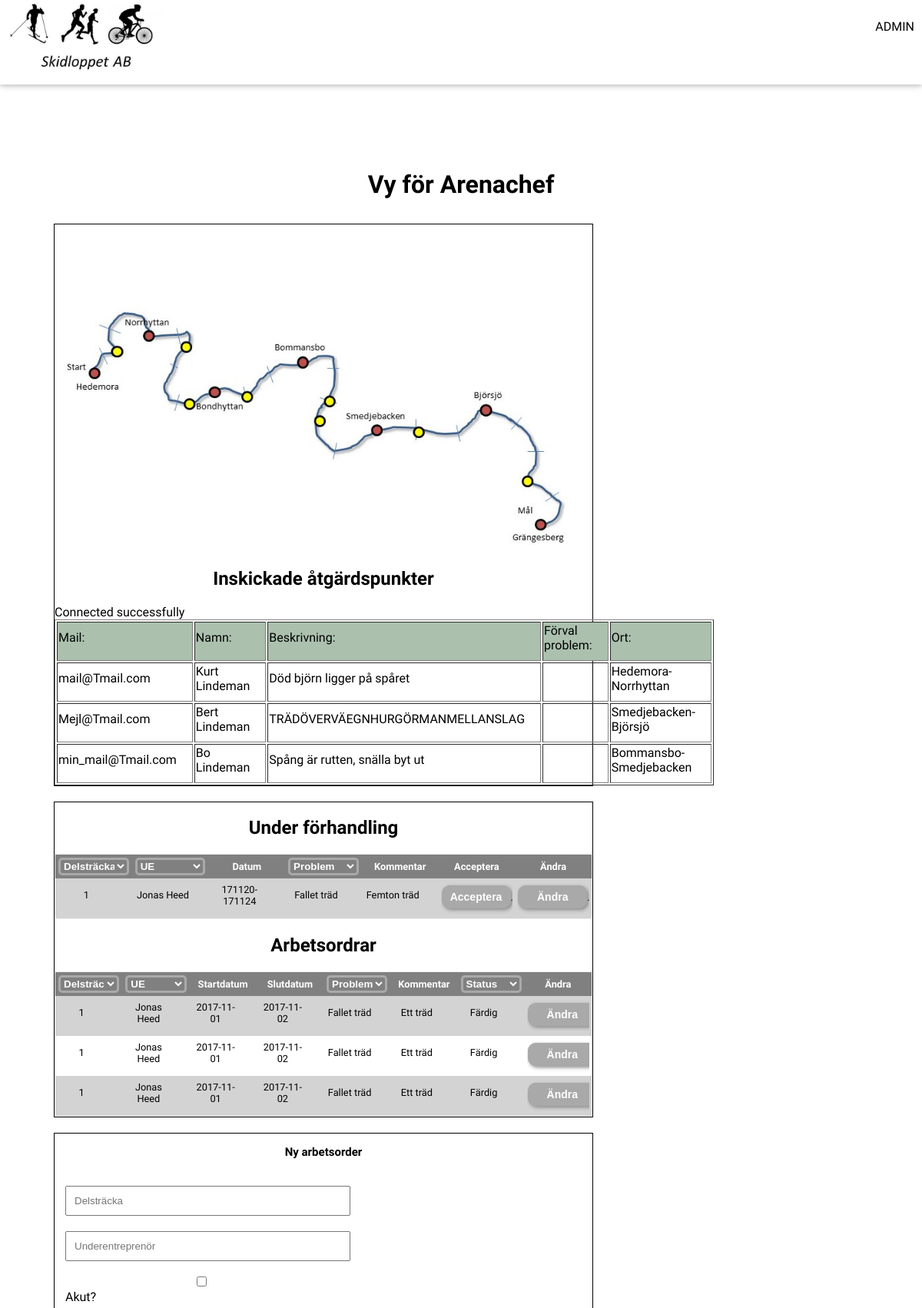
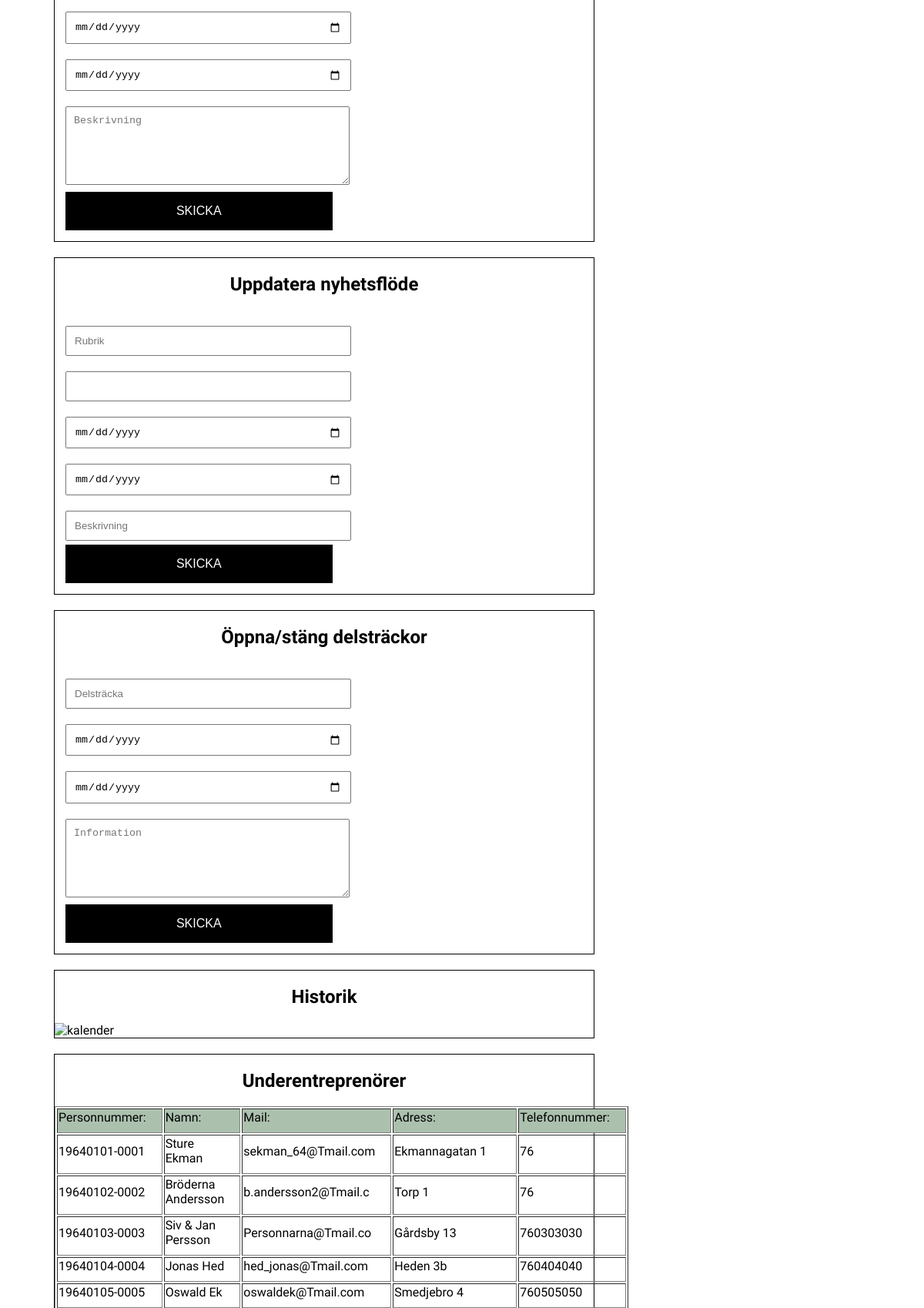
Screenshot of /arenachef.php (upper part) with the database file from the repository (2 pictures, top to bottom).
### tables this page shows
CREATE TABLE report(  

	rID INT auto_increment,
    rMail VARCHAR(30),
    rName VARCHAR(30),  
    rDescr TINYTEXT,  
    probChoice VARCHAR(30),  
	rOrt VARCHAR(30),
    rDate date,
    
    FOREIGN KEY (rOrt) REFERENCES orter(oOrt),    
	PRIMARY KEY (rID)
    
    
);

CREATE TABLE anv(  
    
    aPnr CHAR(13),
    aPassw VARCHAR(20),
    aUsern VARCHAR(20),
    aNamn VARCHAR(20),
    aMail VARCHAR(20),
    aAdress VARCHAR(30),
    aTel INT(10),
    aTyp INT(1),  
    
    PRIMARY KEY (aPnr)
    
);

### functions.php (the view, shortened to what this page needs)
<?php
$servername = "wwwlab.iit.his.se";
$username = "sqllab";
$password = "Tomten2009";
try {
    $conn = new PDO("mysql:host=$servername;dbname=KapishAB", $username, $password);
    $conn->setAttribute(PDO::ATTR_ERRMODE, PDO::ERRMODE_EXCEPTION);
	echo "Connected successfully<br>";
function AC_view_AUProblem(){
		global $conn;
		echo "<table border='1'>";
			echo "<tr>";
				echo "<td style='background-color:#ABC1AE;'> Mail: </td>";
				echo "<td style='background-color:#ABC1AE;'> Namn: </td>";
				echo "<td style='background-color:#ABC1AE;'> Beskrivning: </td>";
				echo "<td style='background-color:#ABC1AE;'> Förval problem: </td>";
				echo "<td style='background-color:#ABC1AE;'> Ort: </td>";
			echo "</tr>";
			foreach($conn->query( 'SELECT * FROM report;' ) as $row){
				echo "<tr>";
				echo "<td>".$row['rMail']."</td>";
				echo "<td>".$row['rName']."</td>";
				echo "<td>".$row['rDescr']."</td>";
				echo "<td>".$row['probChoice']."</td>";
				echo "<td>".$row['rOrt']."</td>";
				echo "</tr>";
			}
		echo "</table>";
}
function AU_view_UE(){
		global $conn;
		echo "<table border='1'>";
			echo "<tr>";
				echo "<td style='background-color:#ABC1AE;'> Personnummer: </td>";
				echo "<td style='background-color:#ABC1AE;'> Namn: </td>";
				echo "<td style='background-color:#ABC1AE;'> Mail: </td>";
				echo "<td style='background-color:#ABC1AE;'> Adress: </td>";
				echo "<td style='background-color:#ABC1AE;'> Telefonnummer: </td>";
			echo "</tr>";
			foreach($conn->query( "SELECT * FROM anv where aTyp='1';" ) as $row){
				echo "<tr>";
				echo "<td>".$row['aPnr']."</td>";
				echo "<td>".$row['aNamn']."</td>";
				echo "<td>".$row['aMail']."</td>";
				echo "<td>".$row['aAdress']."</td>";
				echo "<td>".$row['aTel']."</td>";
				echo "</tr>";
			}
		echo "</table>";
}
}
catch(PDOException $e){
    echo "Connection failed: " . $e->getMessage();
}
?>

### header.php (shortened to what this page needs)
<!DOCTYPE html>
<html>
<head>
	<link rel="stylesheet" href="stil.css">
	<link rel="stylesheet" href="https://cdnjs.cloudflare.com/ajax/libs/font-awesome/4.7.0/css/font-awesome.min.css">
	<link href="lightbox2-master/src/css/lightbox.css" rel="stylesheet">
</head>
<body>
<header>
	<a href="index.php"><img src="images/Logotype.jpg" alt="logga" id="logga"></a>
	<nav id="headerright">
		<div class="meny"><a href="admin.php">ADMIN</a></div>
	</nav>
</header>

### arenachef.php (shortened to what this page needs)
<?php include 'header.php';?>
<main id="start">
    <h1>Vy för Arenachef</h1>
	<div class="flex">
		<img src="images/BilderKartor3.jpg" alt="Karta" id="kartaindex">
		<h2>Inskickade åtgärdspunkter</h2>
		<?php
		include 'functions.php';
		AC_view_AUProblem();
		?>
	</div>
		<?php include 'arbetsorder.php';?>
	<div class="flex">
		<h2>Uppdatera nyhetsflöde</h2>
	    <form action="arenachef.php" method="post">
			<input type="text" name="nHeader" placeholder="Rubrik">
			<input list="nOrt" name="nOrt">
			<input type="date" name="nStartDate" placeholder="Startdatum">
			<input type="date" name="nEndDate" placeholder="Slutdatum">
			<input type="text" name="article"  placeholder="Beskrivning"><br>
			<button class="knapp" type="submit">
				SKICKA
			  </button>
		</form>
	</div>
	<div class="flex">
		<h2>Öppna/stäng delsträckor</h2>
			<form action="kontakt.php" method="post">
				<input type="tel" name="del"  placeholder="Delsträcka">
				<input type="date" name="start" placeholder="Startdatum">
				<input type="date" name="slut" placeholder="Slutdatum">
				<textarea name="comment" placeholder="Information"></textarea><br>
				<button class="knapp" type="submit">
					SKICKA
				</button>
			</form>
	</div>
<div class="flex">
	<h2>Historik</h2>
	<img src="images/kalender.png" alt="kalender" id="kalender"/>
   </div>
   <div class="flex">
    <h2>Underentreprenörer</h2>
   <?php AU_view_UE(); ?>
   </div>
</main>
<?php include 'footer.php';?>

### arbetsorder.php (shortened to what this page needs)
<div class="flex">
   <h2>Under förhandling</h2>
    <table id="tabellstracka">
		<tr>
			<th>
				<select class="scroll">
					<option>Delsträcka</option>
				</select>
			</th>
			<th>
				<select class="scroll">
					<option>UE</option>
				</select>
			</th>
			<th>Datum</th>
			<th>
				<select class="scroll">
					<option>Problem</option>
				</select>
			</th>
			<th>Kommentar</th>
			<th>Acceptera</th>
			<th>Ändra</th>
		</tr>
		<tr>
			<td>1</td>
			<td>Jonas Heed</td>
			<td>171120-171124</td>
			<td>Fallet träd</td>
			<td>Femton träd</td>
			<td><button class="minbutton">Acceptera</button></td>
			<td><button class="minbutton">Ändra</button></td>
		</tr>
	</table>
 <h2>Arbetsordrar</h2>
    <table id="tabellstracka">
		<tr>
			<th>
				<select class="scroll">
					<option>Delsträcka</option>
				</select>
			</th>
			<th>
				<select class="scroll">
					<option>UE</option>
				</select>
			</th>
			<th>Startdatum</th>
			<th>Slutdatum</th>
			<th>
				<select class="scroll">
					<option>Problem</option>
				</select>
			</th>
			<th>Kommentar</th>
			<th>
				<select class="scroll">
					<option>Status</option>
				</select>
			</th>
			<th>Ändra</th>
		</tr>
		<tr>
			<td>1</td>
			<td>Jonas Heed</td>
			<td>2017-11-01</td>
			<td>2017-11-02</td>
			<td>Fallet träd</td>
			<td>Ett träd</td>
			<td>Färdig</td>
			<td><button class="minbutton">Ändra</button></td>
		</tr>
		<tr>
			<td>1</td>
			<td>Jonas Heed</td>
			<td>2017-11-01</td>
			<td>2017-11-02</td>
			<td>Fallet träd</td>
			<td>Ett träd</td>
			<td>Färdig</td>
			<td><button class="minbutton">Ändra</button></td>
		</tr>
		<tr>
			<td>1</td>
			<td>Jonas Heed</td>
			<td>2017-11-01</td>
			<td>2017-11-02</td>
			<td>Fallet träd</td>
			<td>Ett träd</td>
			<td>Färdig</td>
			<td><button class="minbutton">Ändra</button></td>
		</tr>
	</table>
	</div>
    <div class="flex">
    <h3>Ny arbetsorder</h3>
    		<form action="kontakt.php" method="post">
			<input type="tel" name="del"  placeholder="Delsträcka">
			<input type="text" name="underent" placeholder="Underentreprenör">
            <label><input type="checkbox" name="akut">Akut?</label>
			<input type="date" name="start" placeholder="Startdatum">
			<input type="date" name="slut" placeholder="Slutdatum">
			<textarea name="comment" placeholder="Beskrivning"></textarea><br>
			<button class="knapp" type="submit">
				SKICKA
			  </button>
		</form>
    </div>

### footer.php (shortened to what this page needs)
<footer>
</footer>
</body>
</html>

### stil.css (style rules this page uses)
header { position:fixed; top: 0px; background-color:white; width:100%; height:110px; box-shadow:0px 2px 5px 0 rgba(0,0,0,0.16),0 2px 10px 0 rgba(0,0,0,0.12); z-index: 1; }
#headerright a { color:black; padding:10px; }
#headerright { position:fixed; right:0px; top:0px; }
h1, h2, h3 { text-align:center; }
h3 { font-size:15px; }
header img { padding-left:12px; }
.meny { float:left; height: 40px; padding-top:25px; }
a { text-decoration:none; color:black; }
#logga { height: 100px; position:relative; top: 5px; }
footer { height:40px; width:100%; background-color:black; color:white; font-size:20px; text-align:center; padding-top: 20px; box-shadow:0px -2px 5px 0 rgba(0,0,0,0.16),0 -2px 10px 0 rgba(0,0,0,0.12); }
main { width: 90%; margin-top:200px; margin-bottom: 30px; min-height: 700px; margin: 5%; position: absolute; }
#start { margin-top: 200px; }
.flex td { padding-right:20px; padding-bottom:10px; }
body { margin:0; font-family:'Raleway', sans-serif; }
#kartaindex { width: 100%; }
form { width: 55%; margin: 2%; }
#tabellstracka td, #tabellstracka th { border: solid transparent; text-align: center; }
#tabellstracka tr:nth-child(even) { background-color: lightgrey; }
#tabellstracka { border-collapse: seperate; border-spacing: 0; border: 1px groove; border-radius: 5px; word-wrap: break-word; width: 700px; table-layout: fixed; font-size: 80%; }
#tabellstracka th { background: grey; color: white; }
td { overflow: hidden; text-overflow: ellipsis; word-wrap: break-word; }
#kalender { width: 60%; }
.flex { display: flex; display: inline-block; width: 700px; margin: 10px; border: 1px solid black; }
input, textarea { width: 90%; padding: 10px; margin-top: 20px; }
button { width: 90%; height: 50px; font-size: 16px; background-color: black; color: white; border: 0; margin-top: 5px; }
textarea { height: 80px; }
.scroll { font-weight: bold; border: 3px solid darkgrey; border-radius: 5px; background-color: gray; color: white; width: 100%; }
.minbutton { border: 1px solid darkgrey; border-radius: 10px; height: 30px; width: 90px; font-size: 14px; background-color: darkgrey; font-weight: bold; box-shadow: 2px 2px 5px #888888; }

### rows the page displays
report: rMail "mail@Tmail.com", rName "Kurt Lindeman", rDescr "Död björn ligger på spåret", rOrt "Hedemora-Norrhyttan"
report: rMail "Mejl@Tmail.com", rName "Bert Lindeman", rDescr "TRÄDÖVERVÄEGNHURGÖRMANMELLANSLAG", rOrt "Smedjebacken-Björsjö"
report: rMail "min_mail@Tmail.com", rName "Bo Lindeman", rDescr "Spång är rutten, snälla byt ut", rOrt "Bommansbo-Smedjebacken"
anv: aPnr "19640101-0001", aNamn "Sture Ekman", aMail "sekman_64@Tmail.com", aAdress "Ekmannagatan 1", aTel "76"
anv: aPnr "19640102-0002", aNamn "Bröderna Andersson", aMail "b.andersson2@Tmail.c", aAdress "Torp 1", aTel "76"
anv: aPnr "19640103-0003", aNamn "Siv & Jan Persson", aMail "Personnarna@Tmail.co", aAdress "Gårdsby 13", aTel "760303030"
anv: aPnr "19640104-0004", aNamn "Jonas Hed", aMail "hed_jonas@Tmail.com", aAdress "Heden 3b", aTel "760404040"
anv: aPnr "19640105-0005", aNamn "Oswald Ek", aMail "oswaldek@Tmail.com", aAdress "Smedjebro 4", aTel "760505050"
